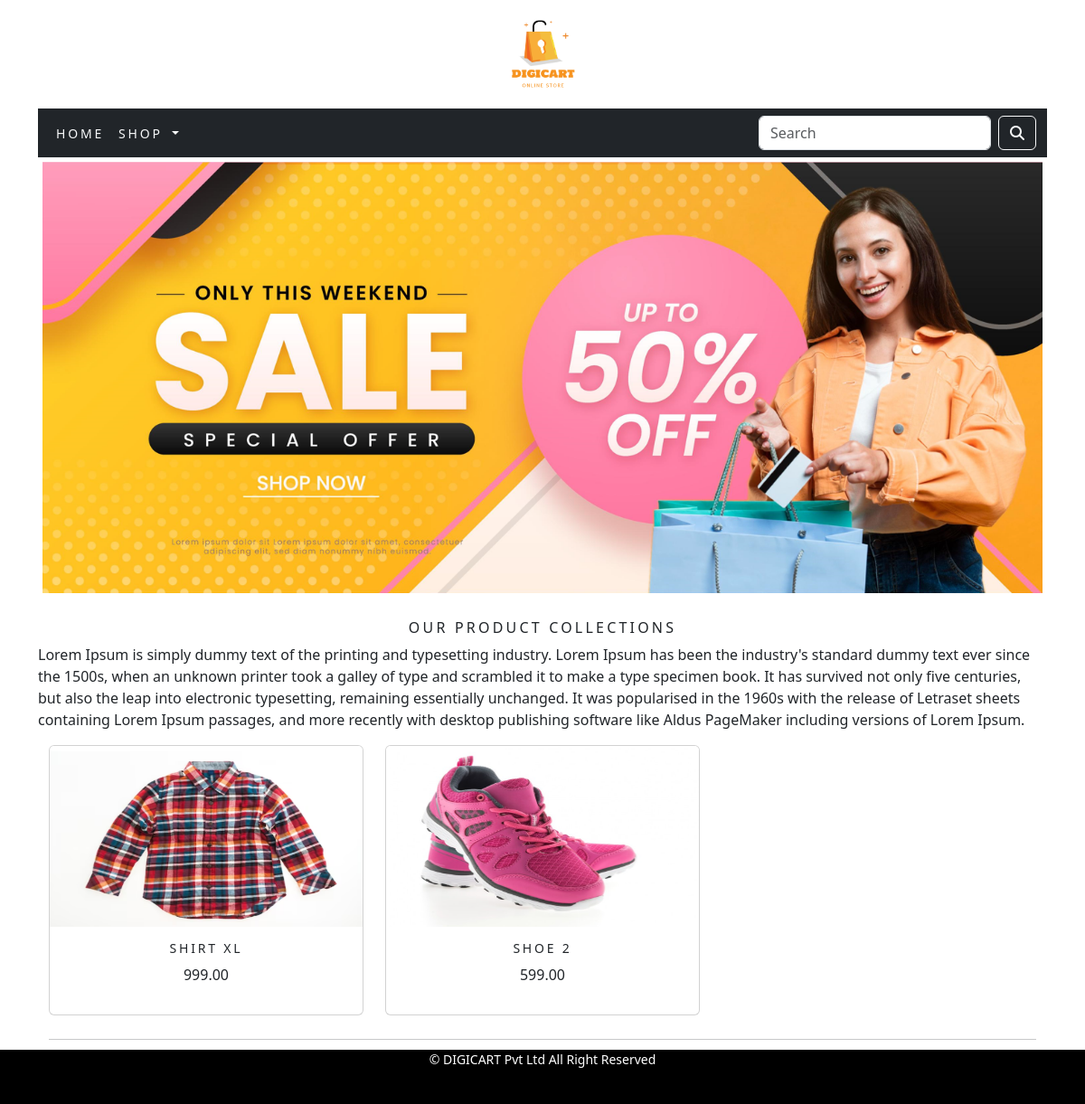
Screenshot of /shop/?page=2 with the database file from the repository.
### shop/models.py (models this page shows, shortened)
class Product(models.Model):
    name = models.CharField(max_length=250, unique=True)
    slug = models.SlugField(max_length=250, unique=True)
    description = models.TextField(blank=True)
    price = models.DecimalField(max_digits=10, decimal_places=2)
    category = models.ForeignKey(Category, on_delete=models.CASCADE)
    image = models.ImageField(upload_to='product', blank=True)
    stock = models.IntegerField()
    available = models.BooleanField(default=True)
    created = models.DateTimeField(auto_now_add=True)
    updated = models.DateTimeField(auto_now=True)
    def get_url(self):
        return reverse('shop:prodCatDetail', args=[self.category.slug, self.slug])
    class Meta:
        ordering = ('name',)
        verbose_name = 'product'
        verbose_name_plural = 'products'

### shop/views.py (the view)
# urls.py: path('', views.allProdCat, name='allProdCat'),
def allProdCat(request, c_slug=None):
    c_page = None
    products_list = None
    if c_slug != None:
        c_page = get_object_or_404(Category, slug=c_slug)
        products_list = Product.objects.all().filter(category=c_page, available=True)
    else:
        products_list = Product.objects.all().filter(available=True)
    paginator = Paginator(products_list, 6)
    try:
        page = int(request.GET.get('page', '1'))
    except:
        page = 1
    try:
        products = paginator.page(page)
    except (EmptyPage, InvalidPage):
        products = paginator.page(paginator.num_pages)
    return render(request, 'category.html', {'category': c_page, 'products': products})

### cart/context_processors.py (called while the page is built)
def counter(request):
    item_count = 0
    if 'admin' in request.path:
        return {}
    else:
        try:
            cart = Cart.objects.filter(cart_id=_cart_id(request))
            cart_items = CartItem.objects.all().filter(cart=cart[:1])
            for cart_item in cart_items:
                item_count += cart_item.quantity
        except Cart.DoesNotExist:
            item_count = 0
    return dict(item_count=item_count)

### cart/views.py (called while the page is built)
def _cart_id(request):
    cart = request.session.session_key
    if not cart:
        cart = request.session.create()
    return cart

### shop/context_processors.py (called while the page is built)
def menu_links(request):
    links = Category.objects.all()
    return dict(links=links)

### shop/models.py (called while the page is built)
    def get_url(self):
        return reverse('shop:products_by_category', args=[self.slug])

### templates/category.html (shortened to what this page needs)
{% extends 'base.html' %}
{% load static %}
{% block content %}
    <div class="mx_auto">
        {% if category %}
        <img class="my_image" src="{{ category.image.url }}" alt="{{category.name}}" style="height:200; width:200;">
    </div>
        <br>
    <div>
        <h1  class="text-center my_title">{{category.name}}</h1>
        <p class="text-justify">{{category.description}}</p>
    </div>
        {% else %}
    <div>
        <img class="my_image my_image_padding" src="{% static 'img/banner2.png' %}" alt="our products" height="400px" width="1250px">
    </div>
        <br>
    <div>
        <h1 class="text-center my_title">Our Product Collections</h1>
        <p class="text-justify">Lorem Ipsum is simply dummy text of the printing and typesetting industry. Lorem Ipsum has been the industry's standard dummy text ever since the 1500s, when an unknown printer took a galley of type and scrambled it to make a type specimen book. It has survived not only five centuries, but also the leap into electronic typesetting, remaining essentially unchanged. It was popularised in the 1960s with the release of Letraset sheets containing Lorem Ipsum passages, and more recently with desktop publishing software like Aldus PageMaker including versions of Lorem Ipsum.</p>
    </div>
    {% endif %}
    <div class="container">
        <div class="row mx_auto">
            {% for product in products.object_list %}
            <div class="my_bottom_margin col-9 col-sm-12 col-md-4 xol-lg-4">
                <div class="card text-center" style="min-width:18rem;">
                    <a href="{{ product.get_url }}"><img class="card-img-top my_image" src="{{product.image.url}}" alt="{{product.name}}" style="min-height: 200px; max-height: 200px; width: 100%"></a>
                    <div class="card-body">
                        <h4>{{product.name}}</h4>
                        <p>{{product.price}}</p>
                    </div>
                </div>
            </div>
            {% endfor %}
        </div>
        <div class="mx_auto">
            {% if products.paginator.num_pages > 1 %}
            <hr>
            <div class="text-center">
                {% for pg in products.paginator.page_range %}
                <a href="?page={{ pg }}" class="btn btn-light btn-sm {% if products.number == pg %} active {% endif %}">{{ pg }}</a>
                {% endfor %}
            </div>
            {% endif %}
        </div>
        <br>
    </div>
{% endblock %}

### static/css/custom.css (style rules this page uses)
body { font-family: "Roboto", sans-serif; }
.my_image { width:100%; height:auto; }
.my_title { font-size: 16px; text-transform:uppercase; letter-spacing: 0.2em; }
.my_image_padding { padding: 5px; }
.my_bottom_margin { margin-bottom: 10px; }
.card-body h4 { font-size: 14px; text-transform: uppercase; letter-spacing: 0.2em; }

### rows the page displays
Product: image (picture), name "SHIRT XL", price "999.00"
Product: image (picture), name "SHOE 2", price "599.00"
